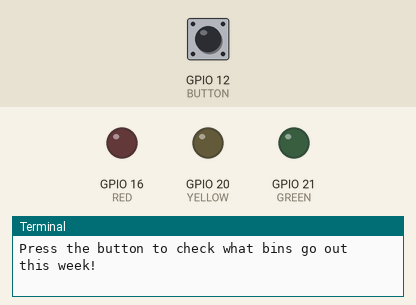
Bench run of a program on a simulated Raspberry Pi (BCM pin numbers). Parts: output pins drawn as LEDs (lit = HIGH), the last lines printed to the terminal. Inputs (shaded band) come from the test bench; at power-on: GPIO 12 (BUTTON) HIGH. The clock reads 2024-03-15 10:24:30 at power-on unless the program sets it.

Above: at 1.2 s.
1.3 s: GPIO 12 (BUTTON) pulled LOW for 0.15 s
At 2.7 s:
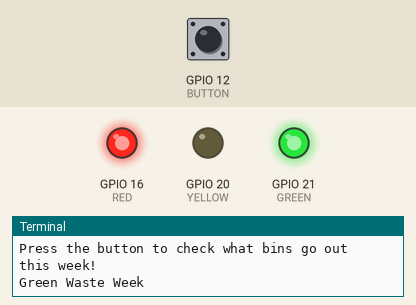
Timing chart, 0 to 6.8 s (numbered marks = the images above; inputs shaded):
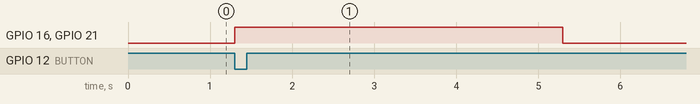

Measured:
- after the input at 1.3 s, GPIO 16 (RED), GPIO 21 (GREEN): LOW → HIGH at once, → LOW 4.0 s later

The program:

run.py
```python
import RPi.GPIO as GPIO
import time
import datetime

# Constants
RECYCLE_START = datetime.datetime(2024, 3, 14)  # Our recycle day is on a Thursday
GARBAGE_DAY = RECYCLE_START.weekday()

# Pin Configuration
RED = 16
YELLOW = 20
GREEN = 21
BUTTON = 12
LED_PINS = [RED, YELLOW, GREEN]

# LED Status
LED_STATUS = {
    "recycling": RED,
    "glass": YELLOW,
    "rubbish": GREEN
}

# Setup GPIO
def setup_gpio():
    GPIO.setmode(GPIO.BCM)
    GPIO.setwarnings(False)
    GPIO.setup(LED_PINS, GPIO.OUT)
    GPIO.setup(BUTTON, GPIO.IN, pull_up_down=GPIO.PUD_UP)
    GPIO.add_event_detect(BUTTON, GPIO.FALLING, callback=button_clicked, bouncetime=200)

# LED Control Functions
def switch_on(colours):
    GPIO.output(colours, GPIO.HIGH)

def switch_off(colours):
    GPIO.output(colours, GPIO.LOW)

def all_off():
    switch_off(LED_PINS)

def flash_leds(colour, flash_rate):
    switch_on([RED, colour])
    if flash_rate > 0:
        for _ in range(flash_rate):
            time.sleep(1.0 / flash_rate)
            switch_off([RED, colour])
            time.sleep(1.0 / flash_rate)
            switch_on([RED, colour])
    else:
        time.sleep(2)
    time.sleep(2)
    all_off()

# Flashing Logic for Bin Collection
def recycling_week(flash_rate):
    print("Recycling Week")
    flash_leds(YELLOW, flash_rate)

def green_waste_week(flash_rate):
    print("Green Waste Week")
    flash_leds(GREEN, flash_rate)

# Button Callback
def button_clicked(pin_num):
    GPIO.remove_event_detect(BUTTON)
    check_bin_day()
    setup_gpio()  # Re-setup button event detection

# Check Bin Day Logic
def check_bin_day():
    today = datetime.datetime.today()
    today_weekday = today.weekday()
    flash_rate = 0

    if today_weekday == GARBAGE_DAY:
        flash_rate = 10
        print("Your bins should have gone out this morning!")

    elif (today_weekday + 1) % 7 == GARBAGE_DAY:
        flash_rate = 5
        print("Put your bins out tonight!")

    weeks_since_start = (today - RECYCLE_START).days // 7

    if weeks_since_start % 2 == 1:
        recycling_week(flash_rate)
    else:
        green_waste_week(flash_rate)

    all_off()  # Ensure all LEDs are off after processing

# Main Logic
def main():
    setup_gpio()
    print("Press the button to check what bins go out this week!")

    try:
        while True:
            time.sleep(0.1)
    except KeyboardInterrupt:
        all_off()  # Turn off LEDs on exit
        GPIO.cleanup()

if __name__ == "__main__":
    main()
```
